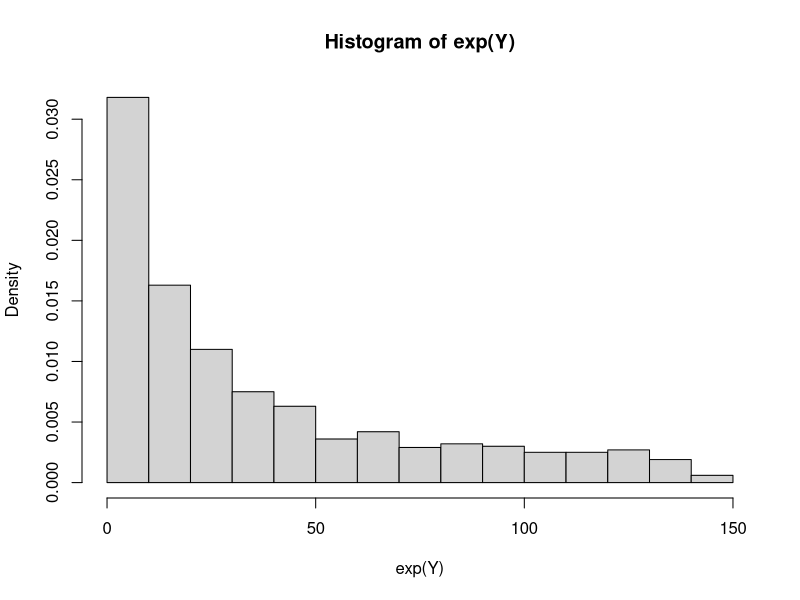

Source code (R):
## ---- chunk 1
Y <- runif(1000, 1, 5)

hist(exp(Y), probability = TRUE)
## ---- chunk 2
#| echo: true
1 - (1 - 0.0027)^20
